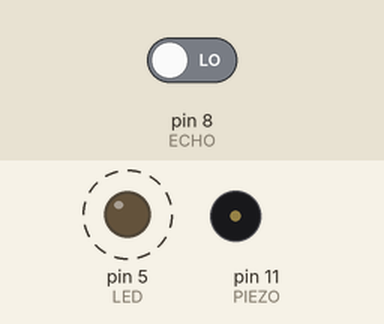
Simulated run of this sketch. Board: Arduino Uno, built with avr-gcc and run on an emulated ATmega328P. Shown: output pins drawn as LEDs (lit = HIGH), buzzer (waves = sounding, pin HIGH). Dashed ring = blinking. The test bench sets the inputs (shaded band); at power-on: pin 8 (ECHO) LOW. Pins used as bus, display or sensor lines are not drawn; what the sketch prints to the serial monitor is not drawn.

Above: at 0.5 s.
Timing chart, 0 to 3.7 s (numbered marks = the images above):
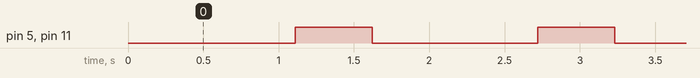

The sketch:

07_ultrasound_02.ino
```cpp
#define TRIG 10
#define ECHO 8
#define LED 5
#define PIEZO 11


void setup() {
  Serial.begin(9600);
  pinMode(TRIG, OUTPUT);
  pinMode(ECHO, INPUT);
  pinMode(5, OUTPUT);
  pinMode(11,OUTPUT);
}

void loop() {
  digitalWrite(TRIG, HIGH);
  delay(10);
  digitalWrite(TRIG, LOW);
  digitalWrite(LED,LOW);
  digitalWrite(PIEZO,LOW);

  float duration = pulseIn(ECHO, HIGH);
  float distance = ((34000*duration)/10000000)/2;
  Serial.print(distance);
  Serial.println("cm");
  delay(100);
  if(distance < 10){
    Serial.println("물체 가까움!");
    digitalWrite(LED, HIGH);
    digitalWrite(PIEZO, HIGH);
  } else {
    return;
  }
  delay(500);
  //평소, 기본 상태를 if문 기준으로 삼으면 실행은 LOW/ else는 HIGH로 하면 된다.
}
```

Measured:
- by itself, pin 5 (LED), pin 11 (PIEZO): alternates HIGH for 0.51 s and LOW for 1.1 s
